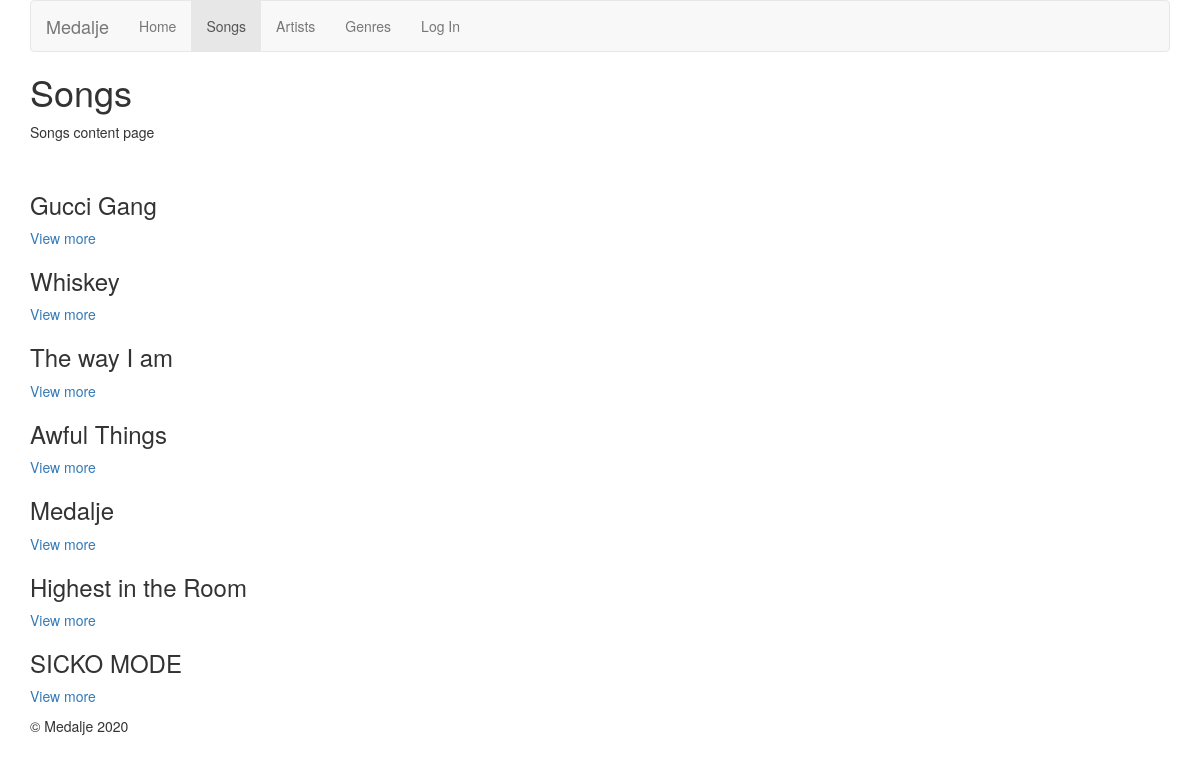
Screenshot of /?page=songs&id=2 with the database file from the repository.
### tables this page shows
CREATE TABLE IF NOT EXISTS `pages` (
  `pageID` int(11) NOT NULL AUTO_INCREMENT,
  `pageTitle` varchar(32) NOT NULL,
  `isRoot` tinyint(1) NOT NULL,
  `pageContent` text NOT NULL,
  PRIMARY KEY (`pageID`)
);

CREATE TABLE IF NOT EXISTS `songs` (
  `id` int(11) NOT NULL AUTO_INCREMENT,
  `songTitle` varchar(32) DEFAULT NULL,
  `songLyrics` text,
  `aid` int(11) NOT NULL,
  `released` date DEFAULT NULL,
  `length` int(11) DEFAULT NULL,
  `genre` tinyint(4) DEFAULT NULL,
  PRIMARY KEY (`id`)
);

### songs.php (the view, shortened to what this page needs)
<?php
if(isset($_GET['songs_id'])){
	include 'song.php';
}
else{
	include 'pages.php';
	echo '<div class="mt-5">';
	$sql = mysqli_query($connection, "SELECT * FROM songs ORDER BY id");
	while($row = mysqli_fetch_assoc($sql))
	{
	    echo "<h3>";
	    echo $row['songTitle'];
	    echo "</h3>";
	    echo "<p>";
	    echo '<a href="' . DIR . '?page=songs&id=' . $_GET['id'] . '&songs_id='. $row['id'].'">' . "View more</a>";
	    echo "</p>";
	}
	echo "</div>";
}
?>

### includes/nav.php (shortened to what this page needs)
<nav class="navbar navbar-default">
    <div class="container-fluid">
        <div class="navbar-header">
            <a class="navbar-brand" href="<?php echo DIR; ?>"><?php echo SITETITLE; ?></a>
        </div>
        <?php
        $active = 0;
        if (isset($_GET['id'])) {
            $active = $_GET['id'];
        }
        ?>
        <ul class="nav navbar-nav">
            <li <?php echo ($active == 0) ? 'class="active"' : ''; ?>><a href="<?php echo DIR; ?>">Home</a></li>
            <?php
            $result = mysqli_query($connection, "SELECT * FROM pages WHERE isRoot='1' ORDER BY pageID");
            while ($row = mysqli_fetch_assoc($result)) {
                switch ($row['pageTitle']) {
                    case "Artists":
                        $page = 'artists';
                        break;
                    case "Songs":
                        $page = 'songs';
                        break;
                    case "Genres":
                        $page = 'genres';
                        break;
                }
                echo '<li ' . (($row["pageID"] == $active) ? 'class="active"' : '') . '><a href="' . DIR . '?page=' . $page . '&id=' . $row["pageID"] . '">' . $row['pageTitle'] . '</a></li>';
            }
            echo '<li class="col-ml-4"><a href="http://localhost/medalje/admin/login.php">Log In</a></li>';
            ?>
        </ul>
    </div>
</nav>

### pages.php
<?php
    $id = $_GET['id'];
    $id = mysqli_real_escape_string($connection, $id);
    $q = mysqli_query($connection,"SELECT * FROM pages WHERE pageID='$id'");
    $r = mysqli_fetch_assoc($q);
    echo "<h1>".$r['pageTitle']."</h2>";
    echo $r['pageContent']. "<br>";
?>

### rows the page displays
pages: pageTitle "Songs", pageContent "Songs content page"
pages: pageTitle "Artists"
pages: pageTitle "Genres"
songs: songTitle "Gucci Gang"
songs: songTitle "Whiskey"
songs: songTitle "The way I am"
songs: songTitle "Awful Things"
songs: songTitle "Medalje"
songs: songTitle "Highest in the Room"
songs: songTitle "SICKO MODE"

### other values shown
SITETITLE "Medalje"
